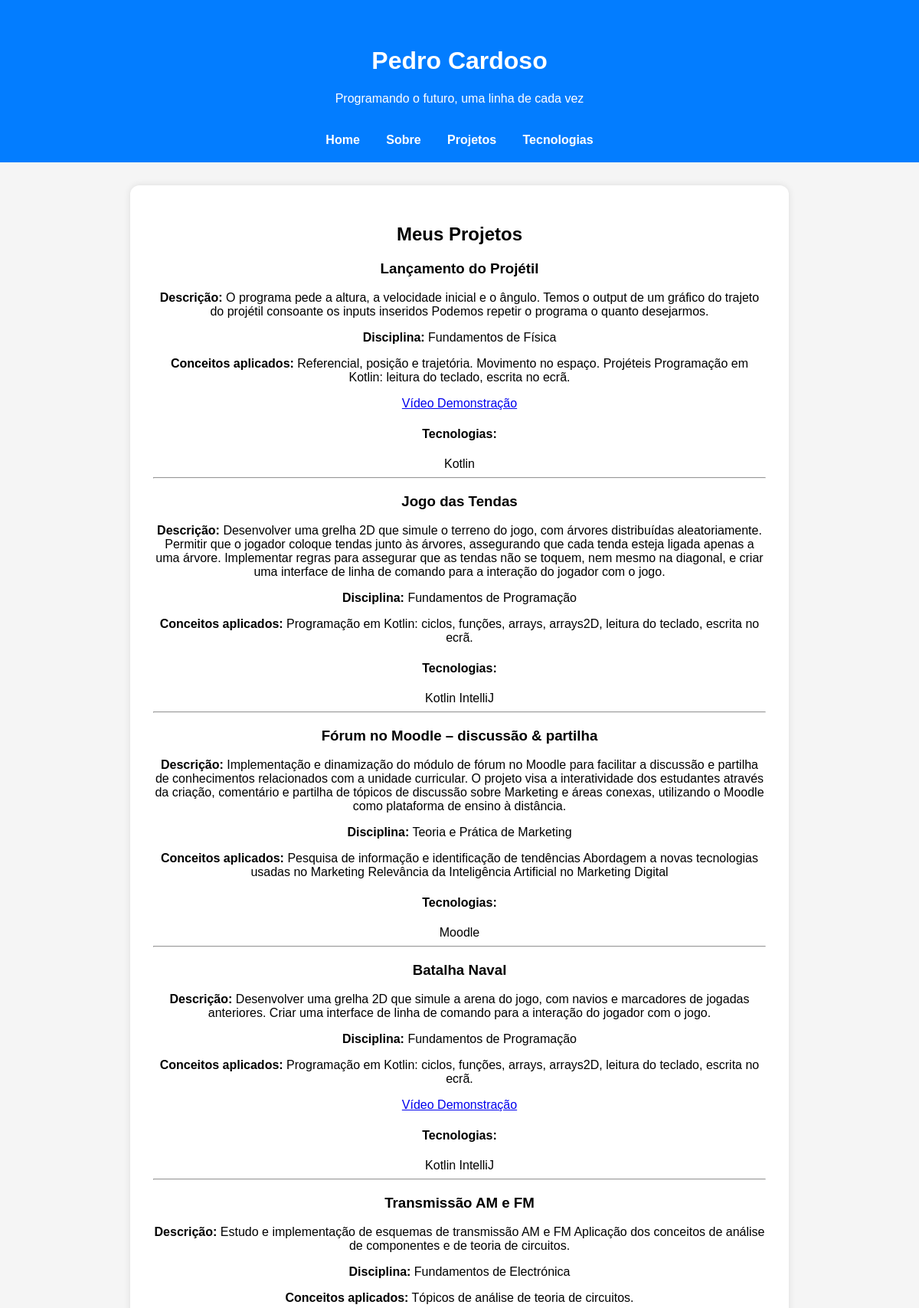
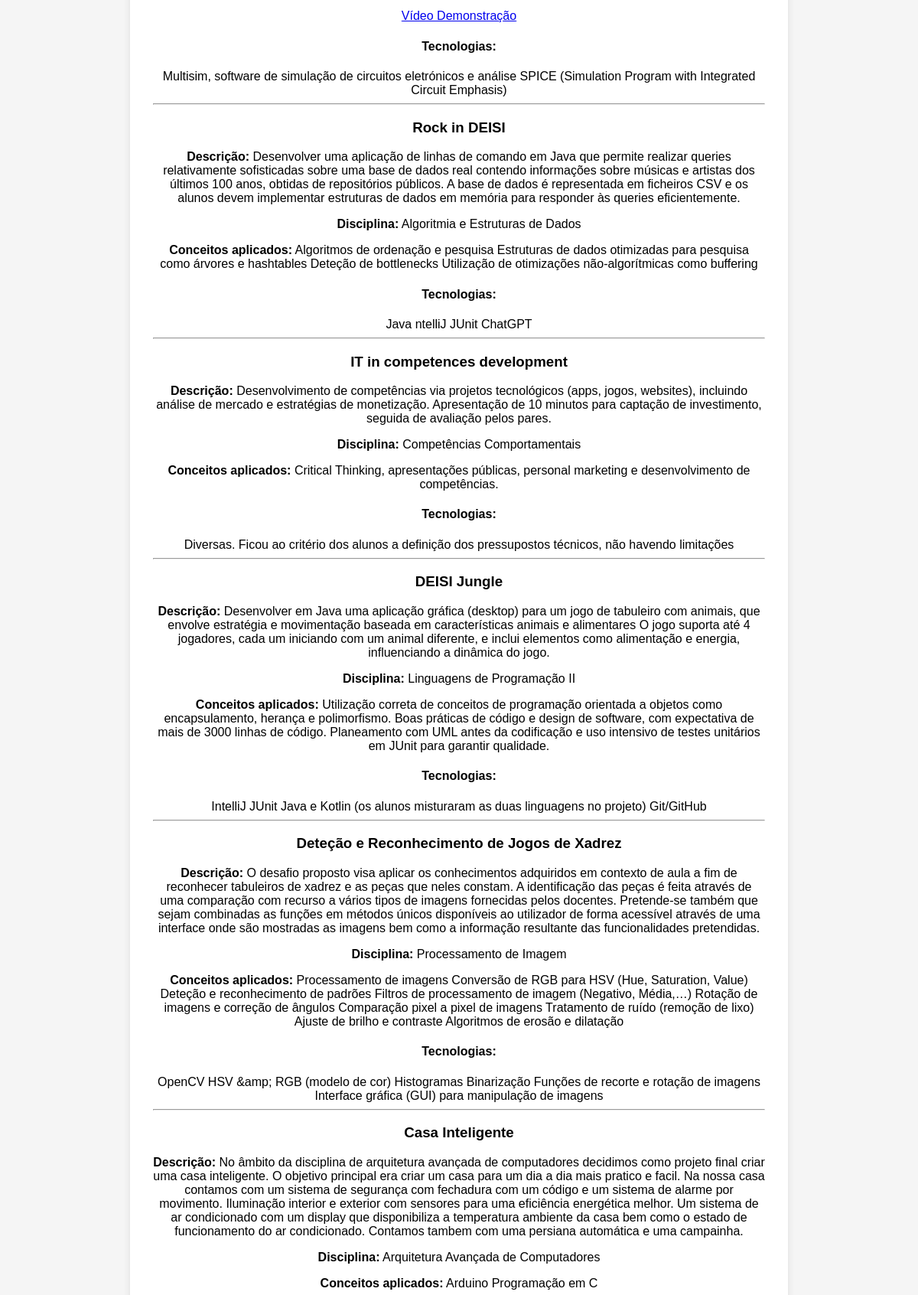
Page /portfolio/projetos/ (upper part) on the committed database (2 pictures, top to bottom).
### portfolio/models.py (models this page shows, shortened)
class Projeto(models.Model):
    titulo = models.CharField(max_length=200)
    descricao = models.TextField()
    github_link = models.URLField(blank=True, null=True)
    video_demo_link = models.URLField(blank=True, null=True)
    conceitos_aplicados = models.TextField()
    disciplina = models.ForeignKey(Disciplina, on_delete=models.CASCADE, related_name='projetos')
    tecnologias = models.ManyToManyField(Tecnologia, related_name='projetos')

class Disciplina(models.Model):
    nome = models.CharField(max_length=200)
    ano = models.PositiveIntegerField()
    semestre = models.CharField(max_length=20)
    docentes = models.CharField(max_length=300)
    link_moodle = models.URLField()
    link_ulusofona = models.URLField()

class Tecnologia(models.Model):
    nome = models.CharField(max_length=255)
    logo = models.ImageField(upload_to='tecnologias/', null=True, blank=True)
    descricao = models.TextField()

### portfolio/views.py (the view)
# urls.py: path('projetos/', views.projetos_view, name='projetos'),
def projetos_view(request):
    projetos = Projeto.objects.all()
    return render(request, 'portfolio/projetos.html', {'projetos': projetos})

### portfolio/templates/portfolio/projetos.html (shortened to what this page needs)
{% extends "portfolio/base.html" %}
{% block content %}
<h2>Meus Projetos</h2>
{% for projeto in projetos %}
<div class="projeto">
    <h3>{{ projeto.titulo }}</h3>
    <p><strong>Descrição:</strong> {{ projeto.descricao }}</p>
    <p><strong>Disciplina:</strong> {{ projeto.disciplina.nome }}</p>
    <p><strong>Conceitos aplicados:</strong> {{ projeto.conceitos_aplicados }}</p>
    {% if projeto.video_demo_link %}
        <p><a href="{{ projeto.video_demo_link }}" target="_blank">Vídeo Demonstração</a></p>
    {% endif %}
    <h4>Tecnologias:</h4>
    {% for tecnologia in projeto.tecnologias.all %}
        {{ tecnologia.nome }}
    {% endfor %}
</div>
<hr>
{% endfor %}
{% endblock %}

### portfolio/templates/portfolio/base.html (shortened to what this page needs)
<!DOCTYPE html>
<html lang="pt">
<head>
</head>
<body>
<header>
   <header>
        <h1>Pedro Cardoso</h1>
        <p>Programando o futuro, uma linha de cada vez</p>
    </header>
    <nav>
        <a href="{% url 'portfolio:index' %}">Home</a>
        <a href="{% url 'portfolio:sobre' %}">Sobre</a>
        <a href="{% url 'portfolio:projetos' %}">Projetos</a>
        <a href="{% url 'portfolio:lista_tecnologias' %}">Tecnologias</a>
    </nav>
</header>
<main>
    {% block content %}
    {% endblock %}
</main>
</body>
</html>

### portfolio/templates/portfolio/base.html (style rules this page uses)
html, body { height: 100%; margin: 0; padding: 0; }
body { display: flex; flex-direction: column; min-height: 100vh; font-family: Arial, sans-serif; text-align: center; background-color: #f5f5f5; }
header { background-color: #037dff; color: white; padding: 20px; }
nav a { color: white; text-decoration: none; margin: 0 15px; font-weight: bold; }
main { flex: 1; background-color: white; max-width: 800px; margin: 30px auto; border-radius: 12px; padding: 30px; box-shadow: 0 0 10px rgba(0, 0, 0, 0.1); }

### rows in the picture
Projeto: titulo "Lançamento do Projétil", descricao "O programa pede a altura, a velocidade inicial e o ângulo. Temos o output de um gráfico do trajeto do projétil consoante os inputs inseridos Podemos repetir o programa o quanto desejarmos.", disciplina.nome "Fundamentos de Física", conceitos_aplicados "Referencial, posição e trajetória. Movimento no espaço. Projéteis Programação em Kotlin: leitura do teclado, escrita no ecrã."
Tecnologia: nome "Kotlin"
Projeto: titulo "Jogo das Tendas", descricao "Desenvolver uma grelha 2D que simule o terreno do jogo, com árvores distribuídas aleatoriamente. Permitir que o jogador coloque tendas junto às árvores, assegurando que cada tenda esteja ligada apenas a uma árvore. Implementar regras para assegurar que as tendas não se toquem, nem mesmo na diagonal, e criar uma interface de linha de comando para a interação do jogador com o jogo.", disciplina.nome "Fundamentos de Programação", conceitos_aplicados "Programação em Kotlin: ciclos, funções, arrays, arrays2D, leitura do teclado, escrita no ecrã."
Tecnologia: nome "IntelliJ"
Projeto: titulo "Fórum no Moodle – discussão & partilha", descricao "Implementação e dinamização do módulo de fórum no Moodle para facilitar a discussão e partilha de conhecimentos relacionados com a unidade curricular. O projeto visa a interatividade dos estudantes através da criação, comentário e partilha de tópicos de discussão sobre Marketing e áreas conexas, utilizando o Moodle como plataforma de ensino à distância.", disciplina.nome "Teoria e Prática de Marketing", conceitos_aplicados "Pesquisa de informação e identificação de tendências Abordagem a novas tecnologias usadas no Marketing Relevância da Inteligência Artificial no Marketing Digital"
Tecnologia: nome "Moodle"
Projeto: titulo "Batalha Naval", descricao "Desenvolver uma grelha 2D que simule a arena do jogo, com navios e marcadores de jogadas anteriores. Criar uma interface de linha de comando para a interação do jogador com o jogo.", disciplina.nome "Fundamentos de Programação", conceitos_aplicados "Programação em Kotlin: ciclos, funções, arrays, arrays2D, leitura do teclado, escrita no ecrã."
Projeto: titulo "Transmissão AM e FM", descricao "Estudo e implementação de esquemas de transmissão AM e FM Aplicação dos conceitos de análise de componentes e de teoria de circuitos.", disciplina.nome "Fundamentos de Electrónica", conceitos_aplicados "Tópicos de análise de teoria de circuitos."
Tecnologia: nome "Multisim, software de simulação de circuitos eletrónicos e análise SPICE (Simulation Program with Integrated Circuit Emphasis)"
Projeto: titulo "Rock in DEISI", descricao "Desenvolver uma aplicação de linhas de comando em Java que permite realizar queries relativamente sofisticadas sobre uma base de dados real contendo informações sobre músicas e artistas dos últimos 100 anos, obtidas de repositórios públicos. A base de dados é representada em ficheiros CSV e os alunos devem implementar estruturas de dados em memória para responder às queries eficientemente.", disciplina.nome "Algoritmia e Estruturas de Dados", conceitos_aplicados "Algoritmos de ordenação e pesquisa Estruturas de dados otimizadas para pesquisa como árvores e hashtables Deteção de bottlenecks Utilização de otimizações não-algorítmicas como buffering"
Tecnologia: nome "Java"
Tecnologia: nome "ntelliJ"
Tecnologia: nome "JUnit"
Tecnologia: nome "ChatGPT"
Projeto: titulo "IT in competences development", descricao "Desenvolvimento de competências via projetos tecnológicos (apps, jogos, websites), incluindo análise de mercado e estratégias de monetização. Apresentação de 10 minutos para captação de investimento, seguida de avaliação pelos pares.", disciplina.nome "Competências Comportamentais", conceitos_aplicados "Critical Thinking, apresentações públicas, personal marketing e desenvolvimento de competências."
Tecnologia: nome "Diversas. Ficou ao critério dos alunos a definição dos pressupostos técnicos, não havendo limitações"
Projeto: titulo "DEISI Jungle", descricao "Desenvolver em Java uma aplicação gráfica (desktop) para um jogo de tabuleiro com animais, que envolve estratégia e movimentação baseada em características animais e alimentares O jogo suporta até 4 jogadores, cada um iniciando com um animal diferente, e inclui elementos como alimentação e energia, influenciando a dinâmica do jogo.", disciplina.nome "Linguagens de Programação II", conceitos_aplicados "Utilização correta de conceitos de programação orientada a objetos como encapsulamento, herança e polimorfismo. Boas práticas de código e design de software, com expectativa de mais de 3000 linhas de código. Planeamento com UML antes da codificação e uso intensivo de testes unitários em JUnit para garantir qualidade."
Tecnologia: nome "Java e Kotlin (os alunos misturaram as duas linguagens no projeto)"
Tecnologia: nome "Git/GitHub"
Projeto: titulo "Deteção e Reconhecimento de Jogos de Xadrez", descricao "O desafio proposto visa aplicar os conhecimentos adquiridos em contexto de aula a fim de reconhecer tabuleiros de xadrez e as peças que neles constam. A identificação das peças é feita através de uma comparação com recurso a vários tipos de imagens fornecidas pelos docentes. Pretende-se também que sejam combinadas as funções em métodos únicos disponíveis ao utilizador de forma acessível através de uma interface onde são mostradas as imagens bem como a informação resultante das funcionalidades pretendidas.", disciplina.nome "Processamento de Imagem", conceitos_aplicados "Processamento de imagens Conversão de RGB para HSV (Hue, Saturation, Value) Deteção e reconhecimento de padrões Filtros de processamento de imagem (Negativo, Média,…) Rotação de imagens e correção de ângulos Comparação pixel a pixel de imagens Tratamento de ruído (remoção de lixo) Ajuste de brilho e contraste Algoritmos de erosão e dilatação"
Tecnologia: nome "OpenCV"
Tecnologia: nome "HSV &amp; RGB (modelo de cor)"
Tecnologia: nome "Histogramas"
Tecnologia: nome "Binarização"
Tecnologia: nome "Funções de recorte e rotação de imagens"
Tecnologia: nome "Interface gráfica (GUI) para manipulação de imagens"
Projeto: titulo "Casa Inteligente", descricao "No âmbito da disciplina de arquitetura avançada de computadores decidimos como projeto final criar uma casa inteligente. O objetivo principal era criar um casa para um dia a dia mais pratico e facil. Na nossa casa contamos com um sistema de segurança com fechadura com um código e um sistema de alarme por movimento. Iluminação interior e exterior com sensores para uma eficiência energética melhor. Um sistema de ar condicionado com um display que disponibiliza a temperatura ambiente da casa bem como o estado de funcionamento do ar condicionado. Contamos tambem com uma persiana automática e uma campainha.", disciplina.nome "Arquitetura Avançada de Computadores", conceitos_aplicados "Arduino Programação em C"
